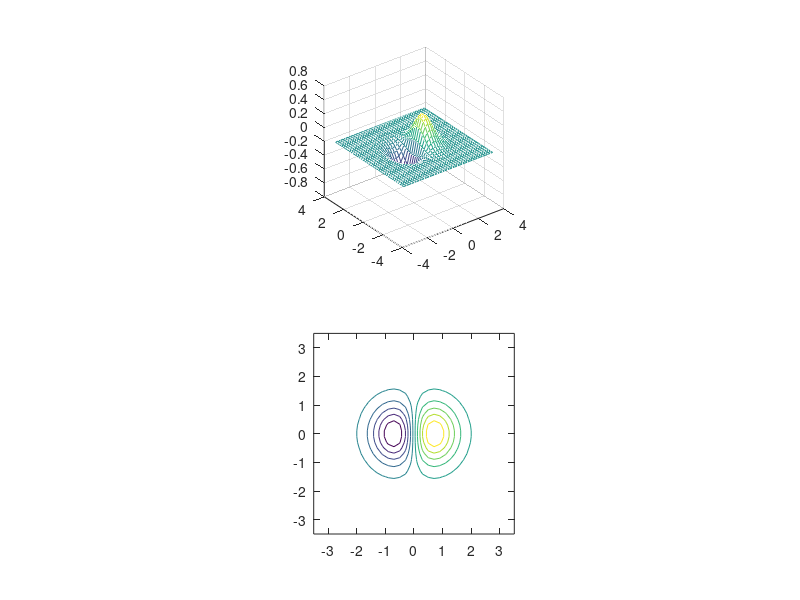

Recreate this plot in MATLAB.
x=-3.5:0.2:3.5;
y=-3.5:0.2:3.5;
[X,Y]=meshgrid(x,y);
Z=X.*exp(-X.^2-Y.^2);
% subplot(1,2,1);
% mesh(X,Y,Z);
% subplot(1,2,2);
% surf(X,Y,Z,'EdgeColor','none');

subplot(2,1,1);
mesh(X,Y,Z);
axis square;
subplot(2,1,2);
contour(X,Y,Z);
axis square;